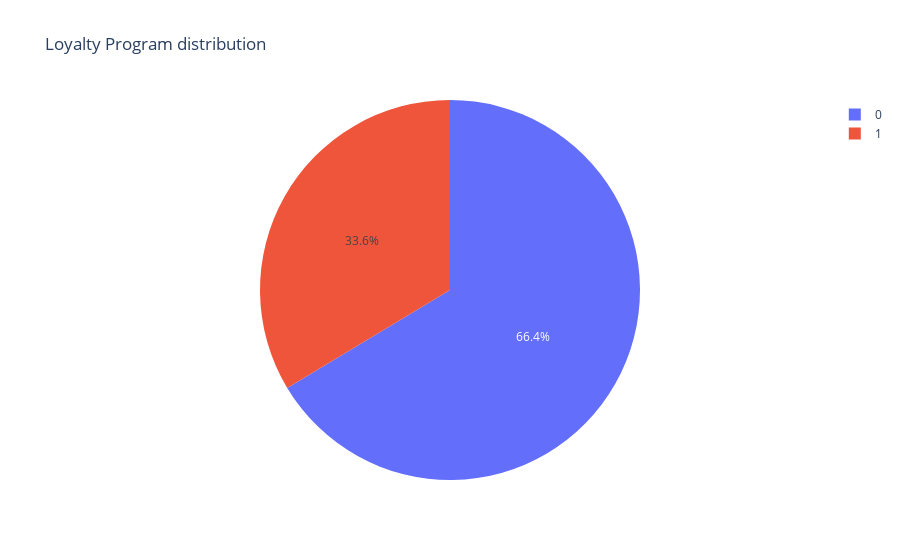

Here is the notebook cell this chart was saved with:
### Code cell
# Number of customers who enrolled in loyalty program
fig = px.pie(customer_program, values='customer_id', names='loyalty_program', title='Loyalty Program distribution')
fig.show()

### Figure 1 — Plotly figure (JSON) as saved in the notebook; plotly's stock layout.template omitted (floating-point values rounded to 4 significant figures)
{"data": [{"domain": {"x": [0, 1], "y": [0, 1]}, "hovertemplate": "loyalty_program=%{label}<br>customer_id=%{value}<extra></extra>", "labels": [0, 1], "legendgroup": "", "name": "", "showlegend": true, "type": "pie", "values": [29141, 14761]}], "layout": {"legend": {"tracegroupgap": 0}, "title": {"text": "Loyalty Program distribution"}}}
